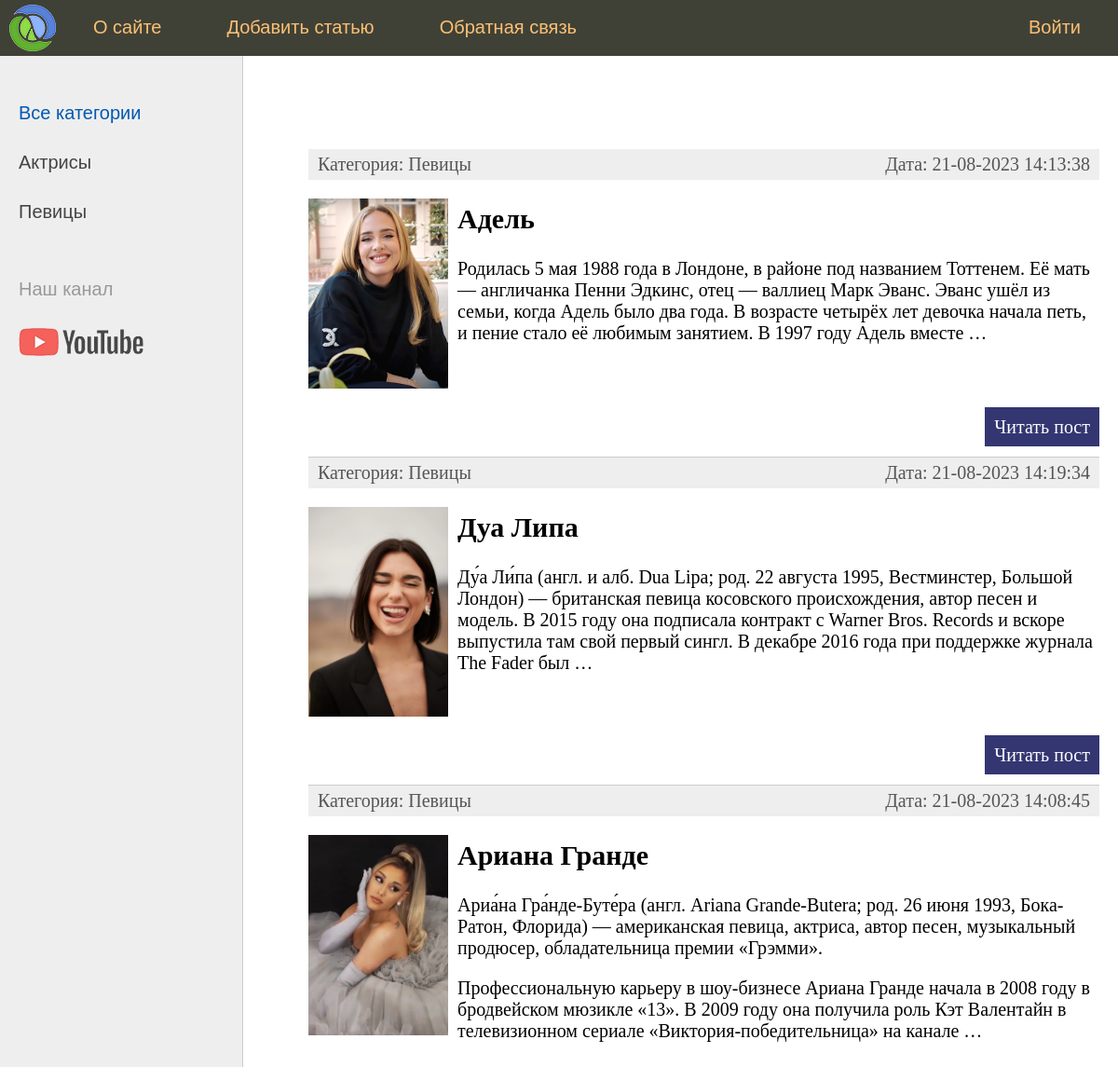
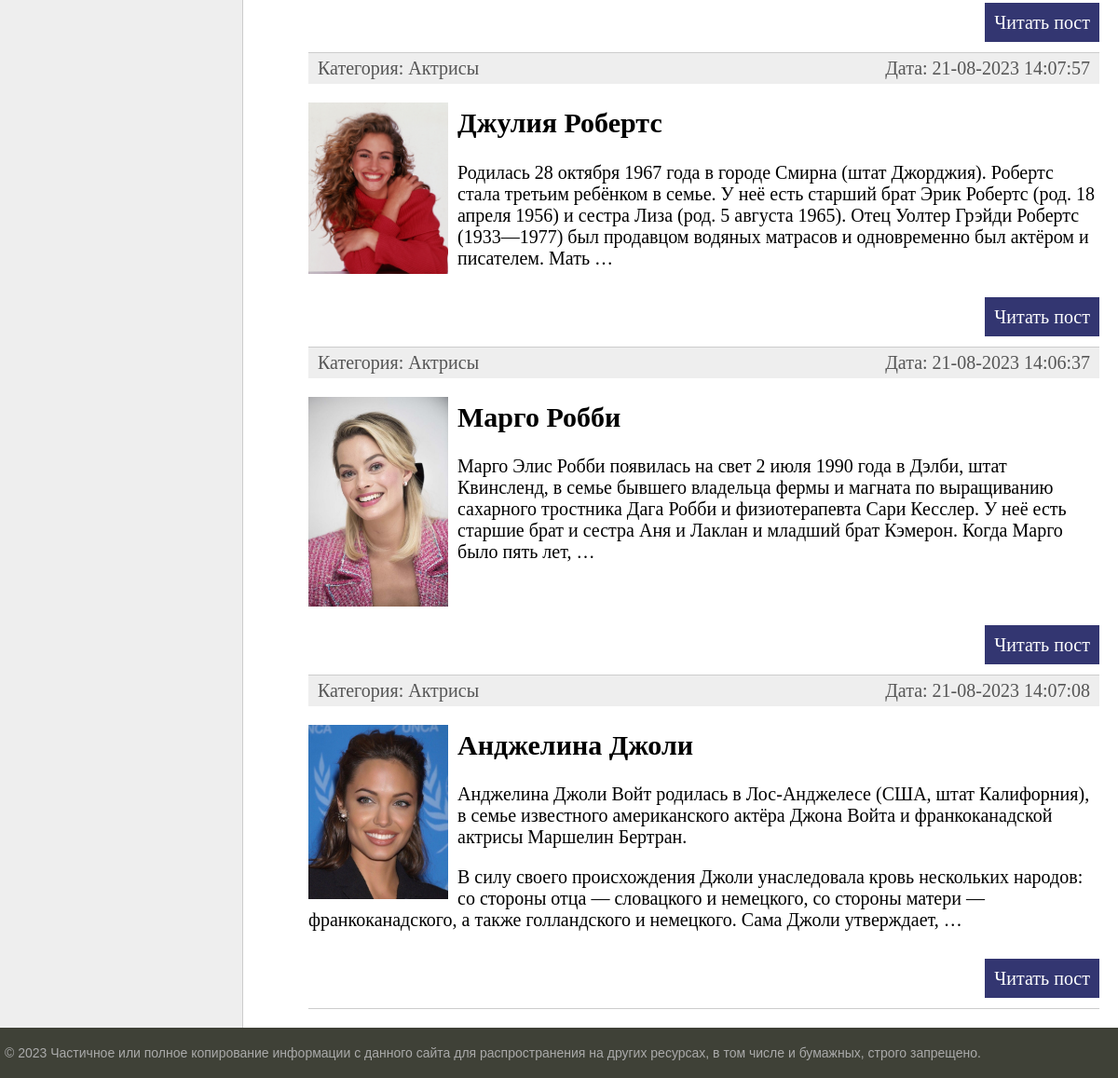
The page / on the database its author committed (2 pictures, top to bottom).
### women/models.py (models this page shows, shortened)
class Category(models.Model):
    name = models.CharField(max_length=100, db_index=True, verbose_name='Категория')
    slug = models.SlugField(max_length=255, unique=True, db_index=True, verbose_name="URL")
    def __str__(self):
        return self.name
    def get_absolute_url(self):
        return reverse('category', kwargs={'cat_slug': self.slug})
    class Meta:
        verbose_name = 'Категории'
        verbose_name_plural = 'Категории'
        ordering = ['id']

class Women(models.Model):
    title = models.CharField(max_length=255, verbose_name='Заголовок')
    slug = models.SlugField(max_length=255, unique=True, db_index=True, verbose_name="URL")
    content = models.TextField(blank=True, verbose_name='Текст статьи')
    photo = models.ImageField(upload_to="photos/%Y/%m/%d/", verbose_name='Фото')
    time_create = models.DateTimeField(auto_now_add=True, verbose_name='Время создания')
    time_update = models.DateTimeField(auto_now=True, verbose_name='Время изменения')
    is_published = models.BooleanField(default=True, verbose_name='Публикация')
    cat = models.ForeignKey('Category', on_delete=models.PROTECT, verbose_name='Категория')
    def get_absolute_url(self):
        return reverse('post', kwargs={'post_slug': self.slug})
    class Meta:
        verbose_name = 'Известные женщины'
        verbose_name_plural = 'Известные женщины'
        ordering = ['-time_create', 'title']

### women/views.py (the view)
# urls.py: path('', WomenHome.as_view(), name='home'),
class WomenHome(ListView):
    model = Women
    template_name = 'women/index.html'
    context_object_name = 'posts'
    def get_context_data(self, *, object_list=None, **kwargs):
        context = super().get_context_data(**kwargs)
        context['menu'] = menu
        context['title'] = 'Главная страница'
        context['cat_selected'] = 0
        return context
    def get_queryset(self):
        return Women.objects.filter(is_published=True)

### women/templatetags/women_tags.py (called while the page is built)
@register.inclusion_tag('women/list_categories.html')
def show_categories(sort=None, cat_selected=0):
    if not sort:
        cats = Category.objects.all()
    else:
        cats = Category.objects.order_by(sort)
    return {"cats": cats, "cat_selected": cat_selected}

### women/templates/women/index.html (shortened to what this page needs)
{% extends 'women/base.html' %}
{% block content %}
<ul class="list-articles">
	{% for p in posts %}
			<li><div class="article-panel">
	<p class="first">Категория: {{p.cat}}</p>
	<p class="last">Дата: {{p.time_update|date:"d-m-Y H:i:s"}}</p>
</div>
{% if p.photo %}
    <p><img class="img-article-left thumb" src="{{p.photo.url}}"></p>
{% endif %}
				<h2>{{p.title}}</h2>
	{% autoescape on %}
	{{p.content|linebreaks|truncatewords:50}}
	{% endautoescape %}
			<p class="link-read-post"><a href="{{ p.get_absolute_url }}">Читать пост</a></p>
			</li>
	{% endfor %}
</ul>
{% endblock %}

### women/templates/women/base.html (shortened to what this page needs)
{% load static %}
{% load women_tags %}
<!DOCTYPE html>
<html>
<head>
	<link type="text/css" href="{% static 'women/css/styles.css' %}" rel="stylesheet" />
</head>
<body>
<table class="table-page" border=0 cellpadding="0" cellspacing="0">
<tr><td valign=top>
{% block mainmenu %}
		<div class="header">
			<ul id="mainmenu" class="mainmenu">
			<li class="logo"><a href="{% url 'home' %}"><div class="logo"></div></a></li>
{% for m in menu %}
	{% if not forloop.last %}
			<li><a href="{% url m.url_name %}">{{m.title}}</a></li>
	{% else %}
			<li class="last"><a href="{% url m.url_name %}">{{m.title}}</a></li>
	{% endif %}
{% endfor %}
			</ul>
		</div>
{% endblock mainmenu %}
<table class="table-content" border=0 cellpadding="0" cellspacing="0">
<tr>
	<td valign="top" class="left-chapters">
	<ul id="leftchapters">
{% if cat_selected == 0 %}
		<li class="selected">Все категории</li>
{% else %}
		<li><a href="{% url 'home' %}">Все категории</a></li>
{% endif %}
{% show_categories cat_selected=cat_selected %}
		<li class="share">
		<p>Наш канал</p>
		<a class="share-yt" href="https://www.youtube.com/channel/UClJzWfGWuGJL2t-3dYKcHTA/playlists" target="_blank" rel="nofollow"></a>
		</li>
	</ul>
</td>
<td valign="top" class="content">
	<div class="content-text">
{% block content %}
{% endblock %}
	</div>
</td></tr></table>
</td></tr>
<tr><td valign=top>
	<div id="footer">
		<p>&copy; 2023 Частичное или полное копирование информации с данного сайта для распространения на других ресурсах, в том числе и бумажных, строго запрещено.</p>
	</div>
</td></tr></table>
</body>
</html>

### women/templates/women/list_categories.html
{% for c in cats %}
	{% if c.pk == cat_selected %}
		<li class="selected">{{c.name}}</li>
	{% else %}
		<li><a href="{{ c.get_absolute_url }}">{{c.name}}</a></li>
	{% endif %}
{% endfor %}

### women/static/women/css/styles.css (style rules this page uses)
html, body { font-family: 'Arial'; margin: 0; padding: 0; height: 100%; width: 100%; color: #444; }
a { color: #0059b2; text-decoration: none; }
img { max-width: 600px; height: auto; }
img.img-article-left { max-width: 300px; height: auto; float: left; padding: 0 10px 10px 0; }
img.img-article-left.thumb { max-width: 150px; height: auto; }
p.link-read-post { text-align: right; }
p.link-read-post a { padding: 10px; min-width: 100px; background: #333671; color: #fff; text-decoration: none; }
div.article-panel { background: #eee; padding: 5px 10px 5px 10px; box-sizing: border-box; overflow: hidden; color: #555; }
div.article-panel p.first { margin: 0; float: left; }
div.article-panel p.last { margin: 0; float: right; }
ul.list-articles { list-style: none; margin: 0; padding: 0; }
ul.list-articles li { border-bottom: 1px solid #ccc; }
.table-page { width: 100%; height: 100%; vertical-align: top; }
.table-page tr { height: 100%; }
.header { background: #3F4137; height: 60px; }
.logo { background: url('../images/logo.png') no-repeat 10px 5px; width: 70px; height: 60px; }
ul.mainmenu { list-style: none; margin: 0; padding: 0; height: 60px; color: #fdc073; font-size: 20px; overflow: hidden; }
ul.mainmenu li { float: left; margin: 18px 40px 0 30px; }
ul.mainmenu li.logo { margin: 0; }
ul.mainmenu li.last { float: right; }
ul.mainmenu li a { color: #fdc073; text-decoration: none; }
.table-content { width: 100%; min-height: 100%; height: 100%; }
.left-chapters { margin: 0; background: #eee; border-right: 1px solid #ccc; min-height: 100%; }
.left-chapters ul { width: 230px; min-height: 100%; margin: 0; padding: 20px 10px 10px 20px; list-style: none; font-size: 20px; }
.left-chapters ul li { margin: 30px 0 0 0; color: #999; }
.left-chapters ul li.selected { color: #0059b2; }
.left-chapters ul li a { color: #444; text-decoration: none; }
.left-chapters ul li.share { margin: 60px 0 0 0; }
.left-chapters ul li.share p { margin: 30px 0 30px 0; }
.left-chapters ul li.share a { display: inline-block; width: 40px; height: 40px; margin: 0 20px 0 0; }
.left-chapters ul li.share a.share-yt { width: 100%; height: 30px; background: url('../images/share_yt.png') no-repeat 0 0 }
.content { padding: 40px 20px 20px 40px; width: 100%; box-sizing: border-box; }
.content-text { margin: 60px 0 0 30px; color: #000; font-size: 20px; font-family: Yandex Sans Display Light; }
#footer { box-sizing: border-box; background: #3F4137; padding: 5px; color: #aaa; font-size: 14px; font-family: Verdana, Geneva, Arial, Helvetica; text-align: left; overflow: hidden; }

### rows shown on the page
Category: name "Актрисы"
Category: name "Певицы"
Women: cat "Певицы", time_update "21-08-2023 14:13:38", photo (picture), title "Адель", content "Родилась 5 мая 1988 года в Лондоне, в районе под названием Тоттенем. Её мать — англичанка Пенни Эдкинс, отец — валлиец Марк Эванс. Эванс ушёл из семьи, когда Адель было два года. В возрасте четырёх лет девочка начала петь, и пение стало её любимым занятием. В 1997 году Адель вместе …"
Women: cat "Певицы", time_update "21-08-2023 14:19:34", photo (picture), title "Дуа Липа", content "Ду́а Ли́па (англ. и алб. Dua Lipa; род. 22 августа 1995, Вестминстер, Большой Лондон) — британская певица косовского происхождения, автор песен и модель. В 2015 году она подписала контракт с Warner Bros. Records и вскоре выпустила там свой первый сингл. В декабре 2016 года при поддержке журнала The Fader был …"
Women: cat "Певицы", time_update "21-08-2023 14:08:45", photo (picture), title "Ариана Гранде", content "Ариа́на Гра́нде-Буте́ра (англ. Ariana Grande-Butera; род. 26 июня 1993, Бока-Ратон, Флорида) — американская певица, актриса, автор песен, музыкальный продюсер, обладательница премии «Грэмми». Профессиональную карьеру в шоу-бизнесе Ариана Гранде начала в 2008 году в бродвейском мюзикле «13». В 2009 году она получила роль Кэт Валентайн в телевизионном сериале «Виктория-победительница» на канале …"
Women: cat "Актрисы", time_update "21-08-2023 14:07:57", photo (picture), title "Джулия Робертс", content "Родилась 28 октября 1967 года в городе Смирна (штат Джорджия). Робертс стала третьим ребёнком в семье. У неё есть старший брат Эрик Робертс (род. 18 апреля 1956) и сестра Лиза (род. 5 августа 1965). Отец Уолтер Грэйди Робертс (1933—1977) был продавцом водяных матрасов и одновременно был актёром и писателем. Мать …"
Women: cat "Актрисы", time_update "21-08-2023 14:06:37", photo (picture), title "Марго Робби", content "Марго Элис Робби появилась на свет 2 июля 1990 года в Дэлби, штат Квинсленд, в семье бывшего владельца фермы и магната по выращиванию сахарного тростника Дага Робби и физиотерапевта Сари Кесслер. У неё есть старшие брат и сестра Аня и Лаклан и младший брат Кэмерон. Когда Марго было пять лет, …"
Women: cat "Актрисы", time_update "21-08-2023 14:07:08", photo (picture), title "Анджелина Джоли", content "Анджелина Джоли Войт родилась в Лос-Анджелесе (США, штат Калифорния), в семье известного американского актёра Джона Войта и франкоканадской актрисы Маршелин Бертран. В силу своего происхождения Джоли унаследовала кровь нескольких народов: со стороны отца — словацкого и немецкого, со стороны матери — франкоканадского, а также голландского и немецкого. Сама Джоли утверждает, …"

### other values the page prints
{{ m.title }} "О сайте" "Добавить статью" "Обратная связь"
{{ m.title }} "Войти"
